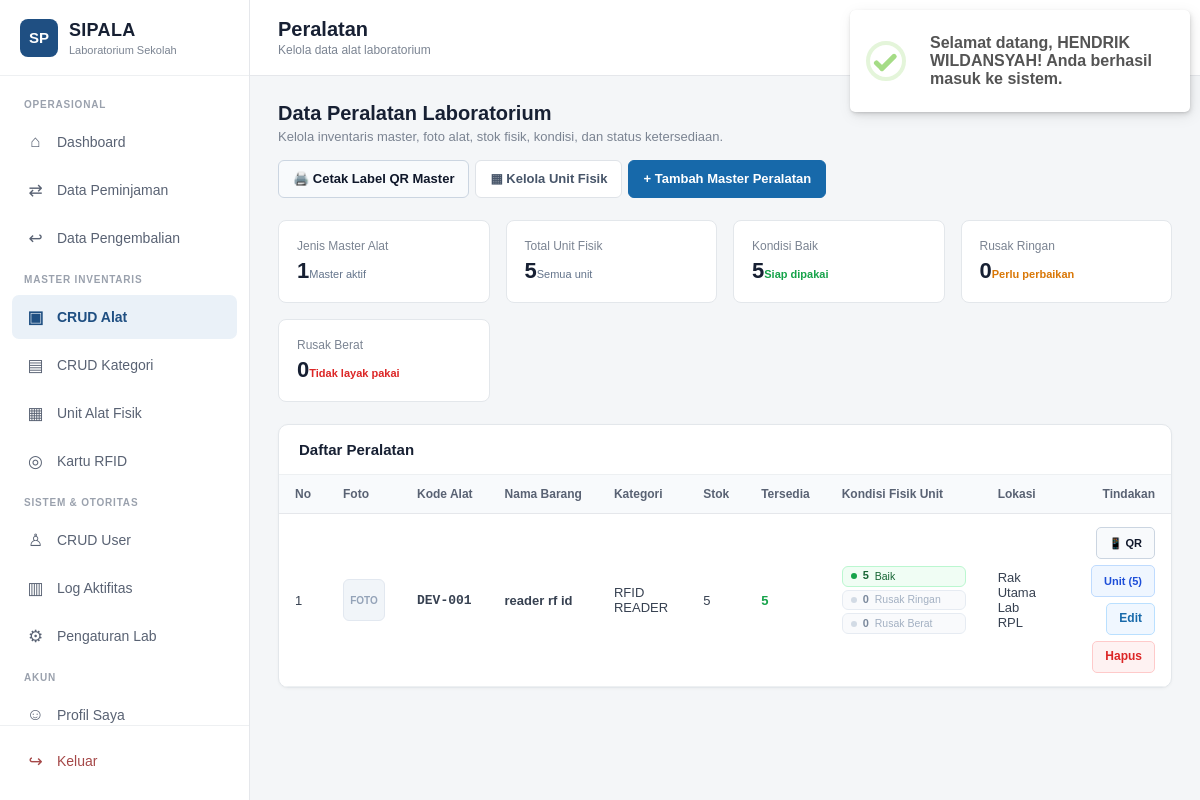
Page /admin/peralatan/index.php (signed in) on the committed database.
### tables this page shows
CREATE TABLE `peralatan` (
  `id` int(10) unsigned NOT NULL AUTO_INCREMENT,
  `kode_barang` varchar(50) NOT NULL,
  `nama_barang` varchar(150) NOT NULL,
  `kategori_id` int(10) unsigned NOT NULL,
  `jumlah` int(10) unsigned NOT NULL DEFAULT 0,
  `jumlah_tersedia` int(10) unsigned NOT NULL DEFAULT 0,
  `kondisi` enum('Baik','Rusak Ringan','Rusak Berat') NOT NULL DEFAULT 'Baik',
  `lokasi` varchar(150) NOT NULL,
  `deskripsi` text DEFAULT NULL,
  `foto` varchar(255) DEFAULT NULL,
  `status` enum('aktif','nonaktif') NOT NULL DEFAULT 'aktif',
  `created_at` timestamp NOT NULL DEFAULT current_timestamp(),
  `updated_at` timestamp NOT NULL DEFAULT current_timestamp() ON UPDATE current_timestamp(),
  PRIMARY KEY (`id`),
  UNIQUE KEY `uq_peralatan_kode` (`kode_barang`),
  KEY `idx_peralatan_kategori` (`kategori_id`),
  KEY `idx_peralatan_status` (`status`),
  KEY `idx_peralatan_nama` (`nama_barang`),
  CONSTRAINT `fk_peralatan_kategori` FOREIGN KEY (`kategori_id`) REFERENCES `kategori` (`id`) ON UPDATE CASCADE,
  CONSTRAINT `chk_peralatan_stok` CHECK (`jumlah_tersedia` <= `jumlah`)
);

CREATE TABLE `kategori` (
  `id` int(10) unsigned NOT NULL AUTO_INCREMENT,
  `nama_kategori` varchar(100) NOT NULL,
  `deskripsi` text DEFAULT NULL,
  `created_at` timestamp NOT NULL DEFAULT current_timestamp(),
  `updated_at` timestamp NOT NULL DEFAULT current_timestamp() ON UPDATE current_timestamp(),
  PRIMARY KEY (`id`),
  UNIQUE KEY `uq_kategori_nama` (`nama_kategori`)
);

### includes/functions.php (called while the page is built, shortened)
<?php
if (!function_exists('e')) {
    function e(mixed $v): string {
        return htmlspecialchars((string)($v ?? ''), ENT_QUOTES, 'UTF-8');
    }
}

### includes/qrcode.php (called while the page is built, shortened)
<?php
function get_alat_scan_url(string $kodeBarang): string
{
    $protocol = (!empty($_SERVER['HTTPS']) && $_SERVER['HTTPS'] !== 'off') ? 'https' : 'http';
    $host = $_SERVER['HTTP_HOST'] ?? 'localhost';
    $scriptDir = str_replace('\\', '/', dirname($_SERVER['SCRIPT_NAME'] ?? ''));
    $posAdmin = strpos($scriptDir, '/admin');
    $baseUrl = ($posAdmin !== false) ? substr($scriptDir, 0, $posAdmin) : $scriptDir;
    $baseUrl = rtrim($baseUrl, '/');
    return $protocol . '://' . $host . $baseUrl . '/scan.php?alat=' . urlencode($kodeBarang);
}

### admin/peralatan/index.php (the view, shortened to what this page needs)
<?php
require_once __DIR__ . '/../includes/admin.php';
require_once __DIR__ . '/../../includes/qrcode.php';
$rows = $pdo->query("
    SELECT p.id, p.kode_barang, p.nama_barang, p.kategori_id, p.jumlah, p.jumlah_tersedia,
           p.kondisi, p.lokasi, p.foto, p.status, k.nama_kategori,
           COUNT(u.id) AS total_unit_fisik,
           COALESCE(SUM(CASE WHEN u.kondisi = 'Baik' THEN 1 ELSE 0 END), 0) AS unit_baik,
           COALESCE(SUM(CASE WHEN u.kondisi = 'Rusak Ringan' THEN 1 ELSE 0 END), 0) AS unit_rusak_ringan,
           COALESCE(SUM(CASE WHEN u.kondisi = 'Rusak Berat' THEN 1 ELSE 0 END), 0) AS unit_rusak_berat
    FROM peralatan p
    LEFT JOIN kategori k ON k.id = p.kategori_id
    LEFT JOIN unit_peralatan u ON u.peralatan_id = p.id
    GROUP BY p.id, p.kode_barang, p.nama_barang, p.kategori_id, p.jumlah, p.jumlah_tersedia,
             p.kondisi, p.lokasi, p.foto, p.status, k.nama_kategori
    ORDER BY p.id DESC
")->fetchAll();
$totalMasterAlat = count($rows);
$totalUnitFisik = array_sum(array_map(fn($r) => (int)$r['jumlah'], $rows));
$totalUnitBaik = array_sum(array_map(fn($r) => (int)$r['unit_baik'], $rows));
$totalUnitRusakRingan = array_sum(array_map(fn($r) => (int)$r['unit_rusak_ringan'], $rows));
$totalUnitRusakBerat = array_sum(array_map(fn($r) => (int)$r['unit_rusak_berat'], $rows));
?>
<div class="head">
    <div>
        <h2>Data Peralatan Laboratorium</h2>
        <p>Kelola inventaris master, foto alat, stok fisik, kondisi, dan status ketersediaan.</p>
    </div>
    <div class="actions">
        <a class="btn" href="cetak_label.php" target="_blank" style="background:#f8fafc;color:#0f172a;border:1px solid #cbd5e1;font-weight:600;">🖨️ Cetak Label QR Master</a>
        <a class="btn" href="../unit/index.php">&#x25a6; Kelola Unit Fisik</a>
        <a class="btn btn-primary" href="tambah.php">+ Tambah Master Peralatan</a>
    </div>
</div>
<div class="stats" style="grid-template-columns: repeat(auto-fit, minmax(170px, 1fr));">
    <div class="stat"><small>Jenis Master Alat</small><strong><?= $totalMasterAlat ?></strong><span style="font-size:11px;color:#64748b;">Master aktif</span></div>
    <div class="stat"><small>Total Unit Fisik</small><strong><?= $totalUnitFisik ?></strong><span style="font-size:11px;color:#64748b;">Semua unit</span></div>
    <div class="stat"><small>Kondisi Baik</small><strong><?= $totalUnitBaik ?></strong><span style="font-size:11px;color:#16a34a;font-weight:600;">Siap dipakai</span></div>
    <div class="stat"><small>Rusak Ringan</small><strong><?= $totalUnitRusakRingan ?></strong><span style="font-size:11px;color:#d97706;font-weight:600;">Perlu perbaikan</span></div>
    <div class="stat"><small>Rusak Berat</small><strong><?= $totalUnitRusakBerat ?></strong><span style="font-size:11px;color:#dc2626;font-weight:600;">Tidak layak pakai</span></div>
</div>
<div class="panel">
    <div class="panel-title">Daftar Peralatan</div>
    <div class="table-wrap">
        <table>
            <thead>
                <tr>
                    <th style="width:40px;">No</th>
                    <th style="width:60px;">Foto</th>
                    <th>Kode Alat</th>
                    <th>Nama Barang</th>
                    <th>Kategori</th>
                    <th>Stok</th>
                    <th>Tersedia</th>
                    <th style="min-width:130px;">Kondisi Fisik Unit</th>
                    <th>Lokasi</th>
                    <th style="text-align:right;">Tindakan</th>
                </tr>
            </thead>
            <tbody>
                <?php if (!$rows): ?>
                    <tr>
                        <td colspan="10"><div class="empty">Belum ada data peralatan laboratorium.</div></td>
                    </tr>
                <?php else: ?>
                    <?php foreach ($rows as $i => $r): ?>
                        <tr>
                            <td><?= $i + 1 ?></td>
                            <td>
                                <?php if (!empty($r['foto']) && file_exists(__DIR__ . '/../../' . $r['foto'])): ?>
                                    <img src="../../<?= e($r['foto']) ?>" alt="<?= e($r['nama_barang']) ?>" class="sipala-zoomable-img"
                                         data-lightbox-src="../../<?= e($r['foto']) ?>"
                                         data-lightbox-title="<?= e($r['nama_barang']) ?>"
                                         data-lightbox-sub="Kode: <?= e($r['kode_barang']) ?> &bull; Kategori: <?= e($r['nama_kategori'] ?? '-') ?>"
                                         data-lightbox-badge="Unit: <?= (int)$r['unit_baik'] ?> Baik &bull; <?= (int)$r['unit_rusak_ringan'] ?> R. Ringan &bull; <?= (int)$r['unit_rusak_berat'] ?> R. Berat"
                                         data-lightbox-meta="Lokasi: <?= e($r['lokasi'] ?: '-') ?> &bull; Stok: <?= $r['jumlah_tersedia'] ?> / <?= $r['jumlah'] ?> unit"
                                         title="Klik untuk melihat foto ukuran besar"
                                         style="width:42px;height:42px;object-fit:cover;border-radius:6px;border:1px solid #cbd5e1;display:block;cursor:zoom-in;">
                                <?php else: ?>
                                    <div style="width:42px;height:42px;border-radius:6px;background:#f1f5f9;border:1px solid #e2e8f0;display:flex;align-items:center;justify-content:center;color:#94a3b8;font-size:10px;font-weight:700;">
                                        FOTO
                                    </div>
                                <?php endif; ?>
                            </td>
                            <td><strong style="font-family:monospace;"><?= e((string)$r['kode_barang']) ?></strong></td>
                            <td>
                                <strong><?= e((string)$r['nama_barang']) ?></strong>
                            </td>
                            <td><?= e((string)($r['nama_kategori'] ?? '-')) ?></td>
                            <td><?= $r['jumlah'] ?></td>
                            <td>
                                <?php if ($r['jumlah_tersedia'] > 0): ?>
                                    <strong style="color:#16a34a;"><?= $r['jumlah_tersedia'] ?></strong>
                                <?php else: ?>
                                    <span style="color:#dc2626;font-weight:600;">0 (Habis)</span>
                                <?php endif; ?>
                            </td>
                            <td>
                                <?php if ((int)$r['total_unit_fisik'] > 0): ?>
                                    <div class="kondisi-stack">
                                        <a href="../unit/index.php?peralatan_id=<?= $r['id'] ?>&kondisi=Baik"
                                           class="kondisi-pill cond-baik"
                                           title="Klik untuk filter <?= (int)$r['unit_baik'] ?> unit kondisi Baik">
                                            <span class="dot"></span>
                                            <span class="num"><?= (int)$r['unit_baik'] ?></span>
                                            <span class="txt">Baik</span>
                                        </a>
                                        <a href="../unit/index.php?peralatan_id=<?= $r['id'] ?>&kondisi=Rusak+Ringan"
                                           class="kondisi-pill <?= (int)$r['unit_rusak_ringan'] > 0 ? 'cond-ringan' : 'cond-zero' ?>"
                                           title="Klik untuk filter <?= (int)$r['unit_rusak_ringan'] ?> unit kondisi Rusak Ringan">
                                            <span class="dot"></span>
                                            <span class="num"><?= (int)$r['unit_rusak_ringan'] ?></span>
                                            <span class="txt">Rusak Ringan</span>
                                        </a>
                                        <a href="../unit/index.php?peralatan_id=<?= $r['id'] ?>&kondisi=Rusak+Berat"
                                           class="kondisi-pill <?= (int)$r['unit_rusak_berat'] > 0 ? 'cond-berat' : 'cond-zero' ?>"
                                           title="Klik untuk filter <?= (int)$r['unit_rusak_berat'] ?> unit kondisi Rusak Berat">
                                            <span class="dot"></span>
                                            <span class="num"><?= (int)$r['unit_rusak_berat'] ?></span>
                                            <span class="txt">Rusak Berat</span>
                                        </a>
                                    </div>
                                <?php else: ?>
                                    <span style="font-size:11px;color:#94a3b8;font-style:italic;">Belum ada unit</span>
                                <?php endif; ?>
                            </td>
                            <td><?= e((string)($r['lokasi'] ?? '-')) ?></td>
                            <td style="text-align:right;">
                                <div class="actions" style="justify-content:flex-end;">
                                    <button type="button" class="btn btn-sm" data-qr-target
                                            data-qr-title="<?= e($r['nama_barang']) ?>"
                                            data-qr-code="<?= e($r['kode_barang']) ?>"
                                            data-qr-scan="<?= e(get_alat_scan_url($r['kode_barang'])) ?>"
                                            data-qr-print="cetak_label.php?id=<?= $r['id'] ?>"
                                            data-qr-desc="Kategori: <?= e($r['nama_kategori'] ?? 'Umum') ?> &bull; Lokasi: <?= e($r['lokasi'] ?: '-') ?>"
                                            style="background:#f8fafc;border:1px solid #cbd5e1;color:#0f172a;font-size:11px;font-weight:600;"
                                            title="Lihat & Unduh Kode QR Master Alat">📱 QR</button>
                                    <a class="btn btn-sm" href="../unit/index.php?peralatan_id=<?= $r['id'] ?>" style="background:#eff6ff;border:1px solid #bfdbfe;color:#1d4ed8;font-size:11px;">Unit (<?= $r['jumlah'] ?>)</a>
                                    <a class="btn btn-sm btn-edit" href="edit.php?id=<?= $r['id'] ?>">Edit</a>
                                    <button type="button" class="btn btn-sm btn-danger" onclick="confirmDelete('hapus.php?id=<?= $r['id'] ?>', 'Peralatan <?= e(addslashes($r['nama_barang'])) ?>')">Hapus</button>
                                </div>
                            </td>
                        </tr>
                    <?php endforeach; ?>
                <?php endif; ?>
            </tbody>
        </table>
    </div>
</div>

### admin/includes/admin.php (style rules this page uses)
* { box-sizing: border-box; margin: 0; padding: 0; }
body { font-family: Arial, Helvetica, sans-serif; background: #f4f6f8; color: #1f2937; overflow-x: hidden; }
a { text-decoration: none; color: inherit; }
.head { display: flex; align-items: center; justify-content: space-between; margin-bottom: 22px; gap: 16px; flex-wrap: wrap; }
.head h2 { margin: 0; font-size: 20px; color: #172033; font-weight: 700; }
.head p { margin: 4px 0 0; font-size: 13px; color: #7b8492; }
.panel { background: #ffffff; border-radius: 10px; border: 1px solid #e3e7eb; box-shadow: 0 1px 3px rgba(0,0,0,0.04); overflow: hidden; margin-bottom: 22px; }
.panel-title { padding: 16px 20px; font-size: 15px; font-weight: 600; color: #172033; border-bottom: 1px solid #edf0f2; display: flex; align-items: center; justify-content: space-between; flex-wrap: wrap; gap: 10px; }
.table-wrap { overflow-x: auto; -webkit-overflow-scrolling: touch; width: 100%; }
table { width: 100%; min-width: 600px; border-collapse: collapse; font-size: 13px; text-align: left; }
th { background: #f8fafc; color: #596273; font-weight: 600; padding: 12px 16px; border-bottom: 1px solid #e5e7eb; font-size: 12px; white-space: nowrap; }
td { padding: 13px 16px; border-bottom: 1px solid #edf0f2; color: #374151; vertical-align: middle; }
.btn { display: inline-flex; align-items: center; justify-content: center; gap: 6px; padding: 8px 14px; border-radius: 6px; font-size: 13px; font-weight: 600; cursor: pointer; border: 1px solid #dfe3e8; background: #ffffff; color: #475569; transition: all 0.15s ease; text-decoration: none; line-height: 1.3; min-height: 38px; }
.btn-sm { padding: 6px 12px; font-size: 12px; border-radius: 5px; min-height: 32px; }
.btn-primary { background: #1769AA; color: #ffffff; border-color: #1769AA; }
.btn-edit { background: #f0f7ff; color: #1769AA; border-color: #bae0ff; }
.btn-danger { background: #fef2f2; color: #dc2626; border-color: #fecaca; }
.actions { display: flex; align-items: center; gap: 6px; flex-wrap: wrap; }
.actions { display: flex; gap: 6px; align-items: center; }
.stats { display: grid; grid-template-columns: repeat(auto-fit, minmax(180px, 1fr)); gap: 16px; margin-bottom: 22px; }
.stat { background: #ffffff; padding: 18px; border-radius: 8px; border: 1px solid #e3e7eb; }
.stat small { display: block; font-size: 12px; color: #7b8492; margin-bottom: 5px; }
.stat strong { font-size: 22px; color: #172033; font-weight: 700; }

### admin/peralatan/index.php (style rules this page uses)
.kondisi-stack { display: inline-flex; flex-direction: column; gap: 3px; min-width: 124px; }
.kondisi-pill { display: inline-flex; align-items: center; gap: 6px; padding: 2.5px 8px; border-radius: 6px; font-size: 11px; text-decoration: none; line-height: 1.25; transition: all 0.15s ease; border: 1px solid transparent; }
.kondisi-pill .dot { width: 6px; height: 6px; border-radius: 50%; flex-shrink: 0; }
.kondisi-pill .num { font-weight: 700; font-size: 11px; }
.kondisi-pill .txt { font-weight: 500; font-size: 10.5px; }
.kondisi-pill.cond-baik { background: #f0fdf4; color: #166534; border-color: #bbf7d0; }
.kondisi-pill.cond-baik .dot { background: #16a34a; }
.kondisi-pill.cond-zero { background: #f8fafc; color: #94a3b8; border-color: #e2e8f0; opacity: 0.85; }
.kondisi-pill.cond-zero .dot { background: #cbd5e1; }
.kondisi-pill.cond-zero .num { color: #64748b; }

### rows in the picture
peralatan: jumlah "5", shows "FOTO", kode_barang "DEV-001", nama_barang "reader rf id", kategori.nama_kategori "RFID READER", jumlah_tersedia "5", unit_baik "5", unit_rusak_ringan "0", unit_rusak_berat "0", lokasi "Rak Utama Lab RPL"

### other values in the picture
$title "Peralatan"
$subtitle "Kelola data alat laboratorium"
$totalMasterAlat "1"
$totalUnitBaik "5"
$totalUnitRusakRingan "0"
$totalUnitRusakBerat "0"
